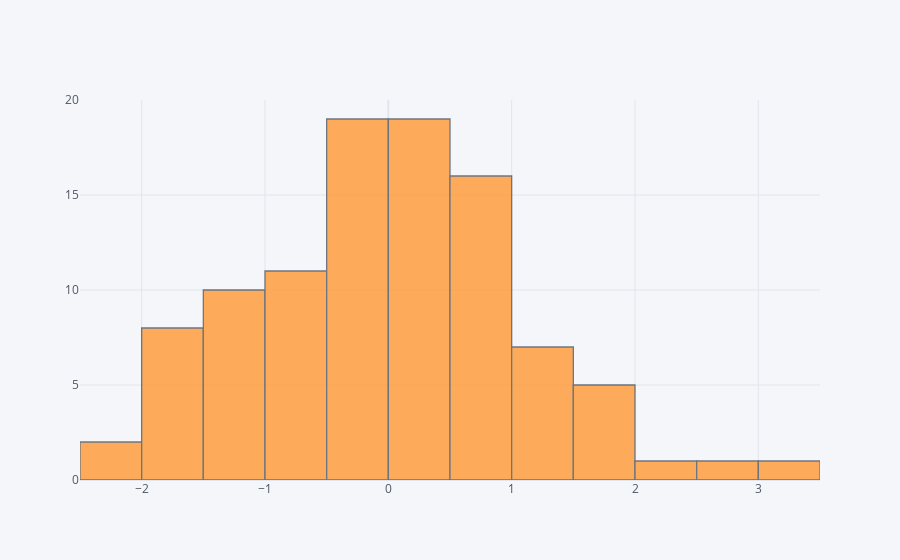

This figure's notebook cell:
### Markdown cell above
## histogram

### Code cell
df['A'].iplot(kind='hist',bins=25)

### Figure 1 — Plotly figure (JSON) as saved in the notebook; plotly's stock layout.template omitted (floating-point values rounded to 4 significant figures)
{"data": [{"histfunc": "count", "histnorm": "", "marker": {"color": "rgba(255, 153, 51, 1.0)", "line": {"color": "#4D5663", "width": 1.3}}, "name": "A", "nbinsx": 25, "opacity": 0.8, "orientation": "v", "type": "histogram", "x": [1.462, -2.031, 0.9383, -1.081, 0.06491, 1.895, -0.8714, -0.1307, -1.092, -0.3761, -0.5362, 0.4203, 0.879, 0.1785, -1.423, -0.3855, 0.9255, 0.8974, 1.359, 0.4175, -0.1947, -0.5, -0.4502, -1.136, 0.1844, 1.575, 0.4754, 1.636, -1.919, -0.1991, 2.286, -0.1892, 1.067, -0.7269, 0.3622, -1.563, -1.136, -0.5294, -0.1935, -1.972, -0.2711, -0.7386, -0.2941, -0.2242, 0.1508, -0.6057, 0.3192, -0.1976, 1.093, -1.08, -0.3616, 1.611, -0.5891, 0.7666, 0.3222, -1.687, -0.3721, 1.342, 0.4239, 0.4842, -1.596, 0.5882, 0.6567, -1.96, 0.4287, -0.1978, 0.05723, 0.4476, 0.6627, -1.796, 0.7165, 0.3326, -0.814, -1.248, 0.986, 1.195, -2.146, 0.5339, 0.1025, -0.8916, 0.4108, -0.498, -1.156, 0.7817, 1.614, -0.7802, -1.492, 0.23, 0.5026, -0.167, 0.8227, 2.983, 3.006, 1.366, 0.547, 0.5969, -0.1402, -0.8605, -1.596, -1.445]}], "layout": {"barmode": "overlay", "legend": {"bgcolor": "#F5F6F9", "font": {"color": "#4D5663"}}, "paper_bgcolor": "#F5F6F9", "plot_bgcolor": "#F5F6F9", "title": {"font": {"color": "#4D5663"}}, "xaxis": {"gridcolor": "#E1E5ED", "showgrid": true, "tickfont": {"color": "#4D5663"}, "title": {"font": {"color": "#4D5663"}, "text": ""}, "zerolinecolor": "#E1E5ED"}, "yaxis": {"gridcolor": "#E1E5ED", "showgrid": true, "tickfont": {"color": "#4D5663"}, "title": {"font": {"color": "#4D5663"}, "text": ""}, "zerolinecolor": "#E1E5ED"}}}
